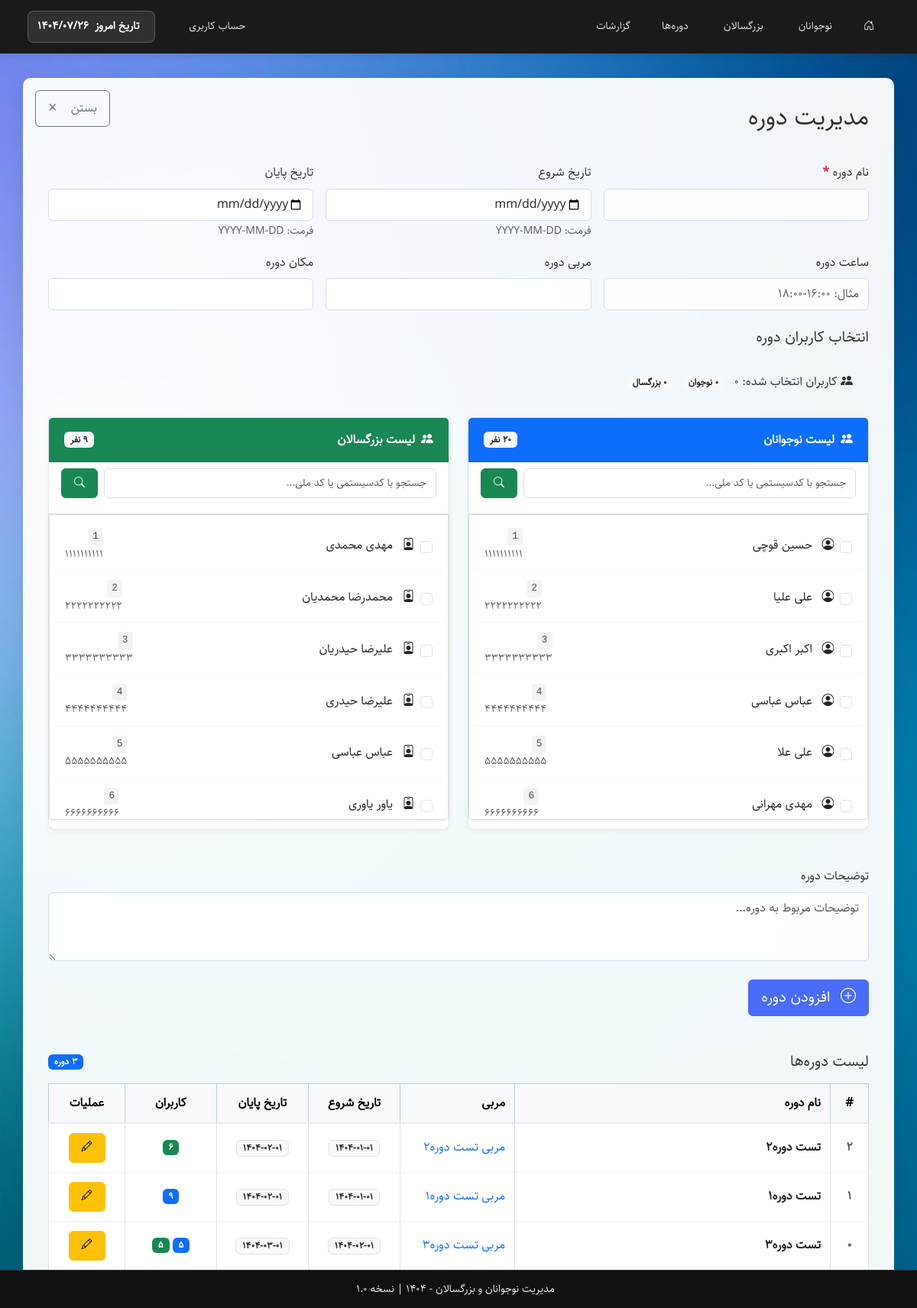
The app's page /includes/class.php (signed in), older data.
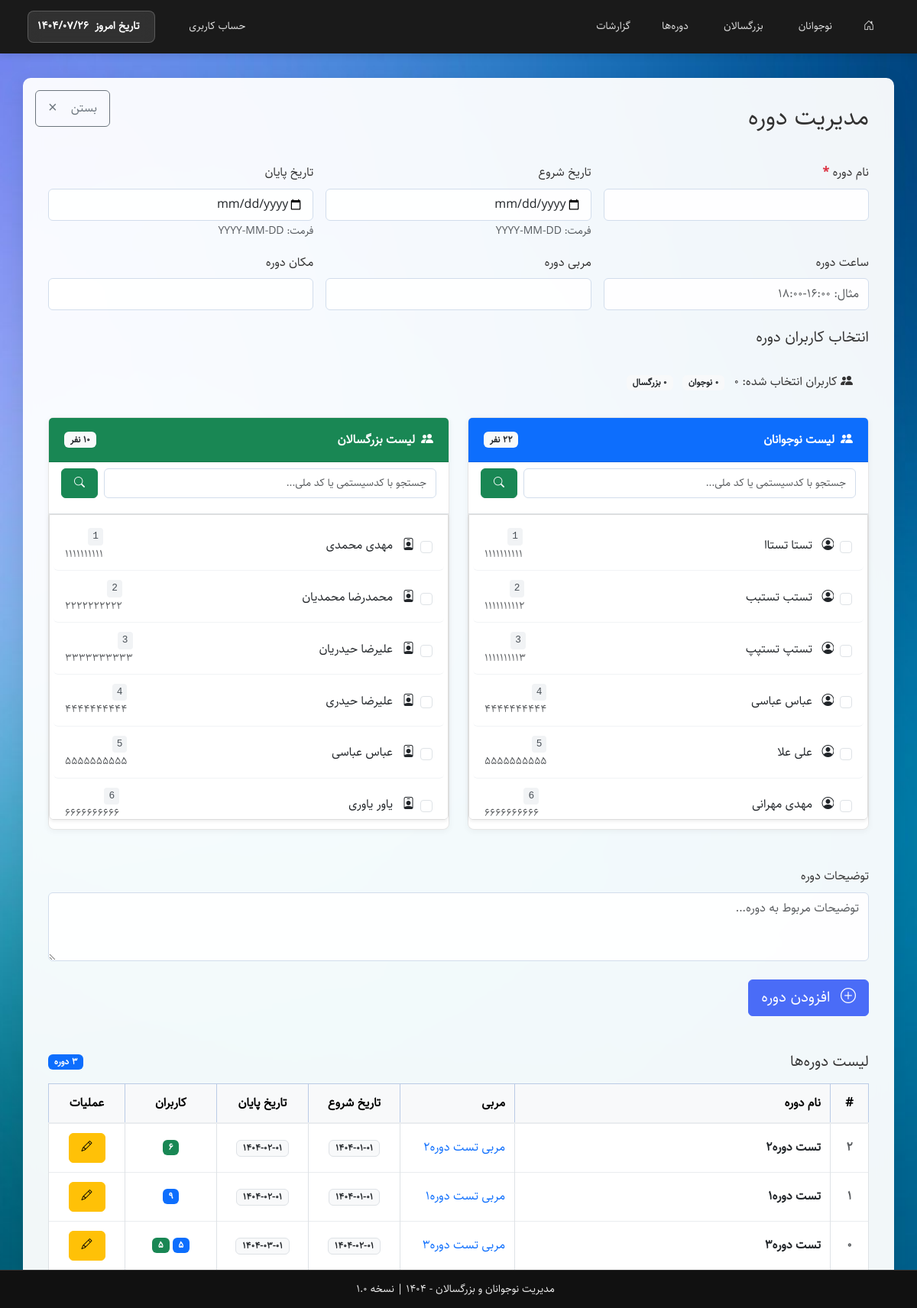
The same page, newer data.
### tables this page shows
CREATE TABLE `teen` (
  `TeenID` int(11) NOT NULL,
  `TeenSysCode` varchar(20) NOT NULL COMMENT 'کدسیستمی',
  `TeenMelli` varchar(10) NOT NULL COMMENT 'کدملی',
  `TeenName` varchar(50) NOT NULL COMMENT 'نام',
  `TeenFamily` varchar(50) NOT NULL COMMENT 'نام خانوادگی',
  `TeenFather` varchar(50) NOT NULL COMMENT 'نام پدر',
  `TeenMobile1` varchar(11) DEFAULT NULL COMMENT 'موبایل 1',
  `TeenMobile2` varchar(11) DEFAULT NULL COMMENT 'موبایل 2',
  `TeenDateBirth` date DEFAULT NULL COMMENT 'تاریخ تولد',
  `TeenRegDate` date DEFAULT NULL COMMENT 'تاریخ ثبت نام',
  `TeenStatus` enum('عادی','فعال','تعلیق') NOT NULL DEFAULT 'عادی' COMMENT 'وضعیت',
  `TeenPlaceBirth` varchar(100) DEFAULT NULL COMMENT 'محل تولد',
  `TeenPlaceCerti` varchar(100) DEFAULT NULL COMMENT 'محل صدور',
  `TeenBloodType` enum('O+','O-','A+','A-','B+','B-','AB+','AB-') DEFAULT NULL COMMENT 'گروه خونی',
  `TeenEducation` enum('اول ابتدایی','دوم ابتدایی','سوم ابتدایی','چهارم ابتدایی','پنجم ابتدایی','ششم ابتدایی','هفتم','هشتم','نهم','دهم','یازدهم','دوازدهم','فارغ التحصیل','دانشجو','دیپلم','فوق دیپلم','لیسانس','فوق لیسانس','دکتری','سایر') DEFAULT NULL COMMENT 'تحصیلات',
  `TeenAddress` text DEFAULT NULL COMMENT 'آدرس',
  `TeenZipCode` varchar(10) DEFAULT NULL COMMENT 'کدپستی',
  `TeenImage` varchar(255) DEFAULT NULL COMMENT 'تصویر پروفایل',
  `TeenCreated` timestamp NOT NULL DEFAULT current_timestamp(),
  `TeenUpdated` timestamp NOT NULL DEFAULT current_timestamp() ON UPDATE current_timestamp(),
  `TeenCity` varchar(100) DEFAULT NULL COMMENT 'شهر',
  `TeenBankName` varchar(100) DEFAULT NULL COMMENT 'نام بانک',
  `TeenAccountNumber` varchar(30) DEFAULT NULL COMMENT 'شماره حساب',
  `TeenCardNumber` varchar(20) DEFAULT NULL COMMENT 'شماره کارت',
  `TeenShebaNumber` varchar(30) DEFAULT NULL COMMENT 'شماره شبا',
  `TeenActiveDate` date DEFAULT NULL COMMENT 'تاریخ ثبت فعال',
  `TeenSuspendDate` date DEFAULT NULL COMMENT 'تاریخ ثبت تعلیق'
);

### includes/class.php (the view, shortened to what the changed rows need)
<?php
require_once __DIR__ . '/../config/database.php';
$conn->query("CREATE TABLE IF NOT EXISTS `Class` (
  `ClassID` int(11) NOT NULL AUTO_INCREMENT,
  `ClassName` varchar(100) NOT NULL,
  `ClassDateStart` date DEFAULT NULL,
  `ClassDateEnd` date DEFAULT NULL,
  `ClassTime` varchar(20) DEFAULT NULL,
  `ClassTeacher` varchar(100) DEFAULT NULL,
  `ClassPlace` varchar(100) DEFAULT NULL,
  `ClassDescription` text DEFAULT NULL,
  `CalssUsers` text DEFAULT NULL,
  PRIMARY KEY (`ClassID`)
) ENGINE=InnoDB DEFAULT CHARSET=utf8mb4 COLLATE=utf8mb4_unicode_ci;");
$teenQuery = "SELECT TeenID as id, TeenName as firstName, TeenFamily as lastName, TeenSysCode as sysCode, TeenMelli as melli, 'teen' as type FROM Teen";
$teenQuery .= " ORDER BY CAST(TeenSysCode AS UNSIGNED)";
$teens = $conn->query($teenQuery);
$adultQuery = "SELECT AdultID as id, AdultName as firstName, AdultFamily as lastName, AdultSysCode as sysCode, AdultMelli as melli, 'adult' as type FROM Adult";
$adultQuery .= " ORDER BY CAST(AdultSysCode AS UNSIGNED)";
$adults = $conn->query($adultQuery);
$selectedUserIds = [];
?>
<!DOCTYPE html>
<html lang="fa" dir="rtl">
<head>
    <link href="../assets/css/bootstrap.rtl.min.css" rel="stylesheet" />
    <link href="../assets/css/bootstrap-icons.css" rel="stylesheet" />
    <link href="../assets/css/style.css" rel="stylesheet" />
</head>
<body class="class-management-page">
<div class="container main-container">
    <div class="content-box">
        <div class="d-flex justify-content-between align-items-center mb-4">
            <div class="d-flex justify-content-start align-items-center mb-3">
                <h2 class="mb-0">مدیریت دوره</h2>
            </div>
        </div>
        <form method="post" class="mb-4" id="class-form">
            <div class="row mb-4">
                <div class="col-md-6 mb-4">
                    <div class="card h-100">
                        <div class="card-header bg-primary text-white d-flex justify-content-between align-items-center">
                            <div>
                                <i class="bi bi-people-fill me-2"></i>لیست نوجوانان
                            </div>
                            <?php if ($teens): ?>
                                <span class="badge bg-light text-dark"><?php echo $teens->num_rows; ?> نفر</span>
                            <?php endif; ?>
                        </div>
                        <div class="card-body p-0">
                            <div class="user-list">
                                <?php
                                if ($teens && $teens->num_rows > 0) {
                                    $teens->data_seek(0);
                                    while($user = $teens->fetch_assoc()) {
                                        $key = 'teen_' . $user['id'];
                                        $isSelected = isset($selectedUserIds[$key]);
                                ?>
                                <div class="user-item <?php echo $isSelected ? 'selected' : ''; ?>"
                                     data-id="<?php echo $user['id']; ?>"
                                     data-type="<?php echo $user['type']; ?>">
                                    <input class="form-check-input user-checkbox" type="checkbox"
                                           value='<?php echo json_encode(['id' => $user['id'], 'type' => 'teen']); ?>'
                                           id="teen_<?php echo $user['id']; ?>"
                                           <?php echo $isSelected ? 'checked' : ''; ?>>
                                    <label class="form-check-label d-flex align-items-center w-100" for="teen_<?php echo $user['id']; ?>">
                                        <span class="user-name ms-2">
                                            <i class="bi bi-person-circle me-2"></i>
                                            <?php echo htmlspecialchars($user['firstName'] . ' ' . $user['lastName']); ?>
                                        </span>
                                        <div class="d-flex flex-column align-items-start ms-2">
                                            <span class="user-code"><?php echo htmlspecialchars($user['sysCode']); ?></span>
                                            <small class="text-muted"><?php echo htmlspecialchars($user['melli']); ?></small>
                                        </div>
                                    </label>
                                </div>
                                <?php
                                    }
                                }
                                ?>
                            </div>
                        </div>
                    </div>
                </div>
                <div class="col-md-6 mb-4">
                    <div class="card h-100">
                        <div class="card-header bg-success text-white d-flex justify-content-between align-items-center">
                            <div>
                                <i class="bi bi-people-fill me-2"></i>لیست بزرگسالان
                            </div>
                            <?php if ($adults): ?>
                                <span class="badge bg-light text-dark"><?php echo $adults->num_rows; ?> نفر</span>
                            <?php endif; ?>
                        </div>
                    </div>
                </div>
            </div>
        </form>
        <div class="row mt-5">
            <div class="col-12">
                <div class="table-responsive">
                    <table class="table table-hover table-bordered">
                        <thead>
                            <tr class="table-primary">
                                <th width="50" class="text-center">#</th>
                                <th>نام دوره</th>
                                <th width="150">مربی</th>
                                <th width="120" class="text-center">تاریخ شروع</th>
                                <th width="120" class="text-center">تاریخ پایان</th>
                                <th width="120" class="text-center">کاربران</th>
                                <th width="100" class="text-center">عملیات</th>
                            </tr>
                        </thead>
                    </table>
                </div>
            </div>
        </div>
    </div>
</div>
</body>
</html>

Row changes from the older to the newer data that the page shows:
changed teen: TeenName+TeenFamily "حسین قوچی" → "تستا تستاا"
changed teen: TeenName+TeenFamily "علی علیا" → "تستب تستبب"; TeenMelli "2222222222" → "1111111112"
changed teen: TeenName+TeenFamily "اکبر اکبری" → "تستپ تستپپ"; TeenMelli "3333333333" → "1111111113"
Text that changed along with them:
$teens->num_rows: "20" → "22"
$adults->num_rows: "9" → "10"
